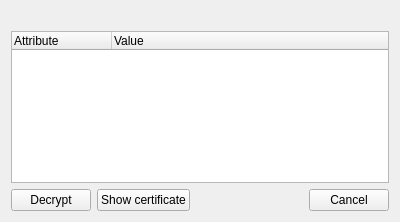
<?xml version="1.0" encoding="UTF-8"?>
<ui version="4.0">
 <class>KeyDialog</class>
 <widget class="QWidget" name="KeyDialog">
  <property name="geometry">
   <rect>
    <x>0</x>
    <y>0</y>
    <width>400</width>
    <height>222</height>
   </rect>
  </property>
  <property name="windowTitle">
   <string>Crypt recipient</string>
  </property>
  <layout class="QVBoxLayout" name="KeyDialogLayout">
   <item>
    <widget class="QLabel" name="title"/>
   </item>
   <item>
    <widget class="QTreeWidget" name="view">
     <property name="rootIsDecorated">
      <bool>false</bool>
     </property>
     <column>
      <property name="text">
       <string>Attribute</string>
      </property>
     </column>
     <column>
      <property name="text">
       <string>Value</string>
      </property>
     </column>
    </widget>
   </item>
   <item>
    <layout class="QHBoxLayout" name="buttonsLayout">
     <item>
      <widget class="QPushButton" name="decrypt">
       <property name="text">
        <string>Decrypt</string>
       </property>
      </widget>
     </item>
     <item>
      <widget class="QPushButton" name="cert">
       <property name="text">
        <string>Show certificate</string>
       </property>
      </widget>
     </item>
     <item>
      <spacer name="buttonsSpacer">
       <property name="orientation">
        <enum>Qt::Horizontal</enum>
       </property>
       <property name="sizeHint" stdset="0">
        <size>
         <width>264</width>
         <height>20</height>
        </size>
       </property>
      </spacer>
     </item>
     <item>
      <widget class="QPushButton" name="cancel">
       <property name="text">
        <string>Cancel</string>
       </property>
      </widget>
     </item>
    </layout>
   </item>
  </layout>
 </widget>
 <resources/>
 <connections>
  <connection>
   <sender>cert</sender>
   <signal>clicked()</signal>
   <receiver>KeyDialog</receiver>
   <slot>showCertificate()</slot>
   <hints>
    <hint type="sourcelabel">
     <x>335</x>
     <y>272</y>
    </hint>
    <hint type="destinationlabel">
     <x>199</x>
     <y>167</y>
    </hint>
   </hints>
  </connection>
  <connection>
   <sender>cancel</sender>
   <signal>clicked()</signal>
   <receiver>KeyDialog</receiver>
   <slot>close()</slot>
   <hints>
    <hint type="sourcelabel">
     <x>352</x>
     <y>200</y>
    </hint>
    <hint type="destinationlabel">
     <x>199</x>
     <y>110</y>
    </hint>
   </hints>
  </connection>
 </connections>
 <slots>
  <slot>showCertificate()</slot>
 </slots>
</ui>
